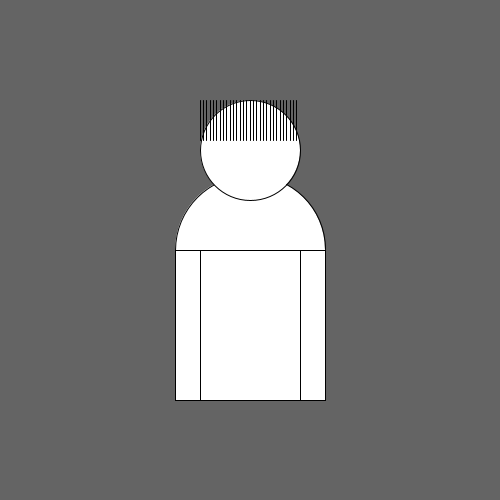
Frame 1 (no input)
Frame 60 (the mouse pressed at the canvas centre just before this capture): identical to frame 1, image omitted
Frame 120 (the mouse held since frame 60 and released just before this capture): identical to frame 1, image omitted

The Processing sketch that drew this single still picture (run headless with seeded random() and noise(); from frame 60 on, the mouse is pressed at the canvas centre):

// Processing sketch: Portrait_08_loop
// ── Portrait_08_loop.pde
/* 
*  Portrait 08 Loop
*  Loopen mit for(…){}
*
*  HKB 16 Parametric Design, MR
*/

int dicke=100;
int mitteX;
int mitteY;
int anzahlHaare=30;

// Setup Funktion, wird einmal aufgerufen
void setup(){ 
   size(500,500);
   mitteX=width/2;
   mitteY=height/2;  
    
}


// Draw Funktion, wird geloopt
void draw(){

  background(100);
  stroke(0);
  arc(mitteX, 250, dicke*1.5, 150, -PI, 0, OPEN);
  ellipse(mitteX,mitteY-100,100,100);
  rect(mitteX-dicke/2,mitteY,dicke,150);
  rect(mitteX-dicke*3/4,mitteY,dicke/4,150);
  rect(mitteX+dicke/2,mitteY,dicke/4,150);
  

  
  for(int i=0;i<anzahlHaare;i++){ 
    float startx=mitteX-dicke/2;
    float abstand=dicke/float(anzahlHaare); // ! Division durch Floatingpoint != Division durch Integer
    float xpos=startx+i*abstand;
    line(xpos, 100,xpos,140);    
  }
}
